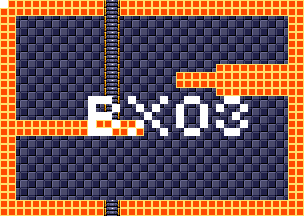

The image is a tile-based game level rendered from a .tmx file. Its description and source (layers, tilesets, objects; grid data summarised) follow:
An orthogonal 38x27 tile map with 8x8 px tiles, 4 tile layers (background, foreground, room numbers, Objects), 15 tilesets.

<map version="1.5" tiledversion="1.7.1" orientation="orthogonal" renderorder="right-down" width="38" height="27" tilewidth="8" tileheight="8" infinite="0" nextlayerid="11" nextobjectid="1">
 <tileset firstgid="1" source="tilesheets/tsKarniMata.tsx" />
 <tileset firstgid="1025" source="tilesheets/tsVoodooWasp.tsx" />
 <tileset firstgid="2049" source="tilesheets/tsBurial.tsx" />
 <tileset firstgid="3073" source="tilesheets/tsBlueTemple.tsx" />
 <tileset firstgid="4097" source="tilesheets/tsGoddess.tsx" />
 <tileset firstgid="5121" source="tilesheets/tsKonark.tsx" />
 <tileset firstgid="6145" name="sEnemies" tilewidth="8" tileheight="8" tilecount="1024" columns="32">
  <image source="../grapx/tilesheets/sObjects.bmp" trans="ff94ff" width="256" height="256" />
 </tileset>
 <tileset firstgid="7169" source="tilesheets/tsIceTemple.tsx" />
 <tileset firstgid="8193" source="tilesheets/tsLavaArea.tsx" />
 <tileset firstgid="9217" source="tilesheets/tsBossArea.tsx" />
 <tileset firstgid="10241" source="tilesheets/tsPegu.tsx" />
 <tileset firstgid="11265" source="tilesheets/sTiwanakuTemple.tsx" />
 <tileset firstgid="12289" source="tilesheets/sIndraTemple.tsx" />
 <tileset firstgid="13313" source="tilesheets/sTeleport.tsx" />
 <tileset firstgid="14337" source="tilesheets/sObjects.tsx" />
 <layer id="2" name="background" width="38" height="27">
  <data>[1026 cells, 1026 non-empty, 2 distinct tile ids]</data>
 </layer>
 <layer id="1" name="foreground" width="38" height="27">
  <data>[1026 cells, 348 non-empty, 3 distinct tile ids]</data>
 </layer>
 <layer id="7" name="room numbers" width="38" height="27">
  <data>[1026 cells, 42 non-empty, 1 distinct tile ids]</data>
 </layer>
 <layer id="10" name="Objects" width="38" height="27">
  <data>[1026 cells, 0 non-empty, 0 distinct tile ids]</data>
 </layer>
</map>
